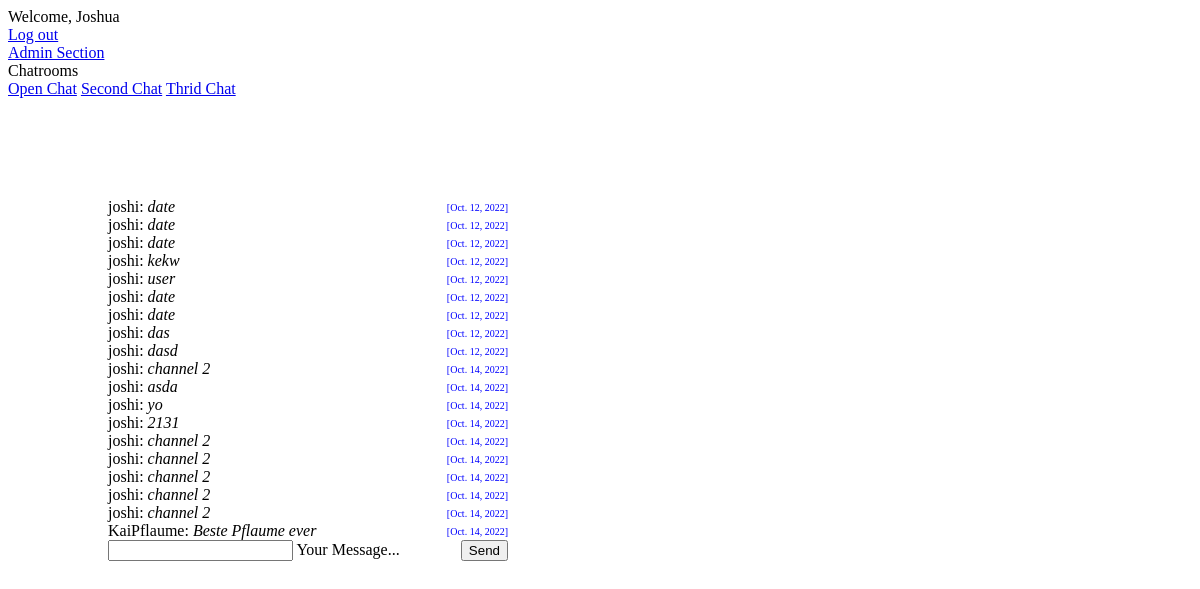
Page /chat/1/ (signed in) on the committed database.
### chat/models.py (models this page shows)
class Chat(models.Model):
  created_at = models.DateField(default=date.today)
  chat_name = models.CharField(max_length=20,default=None, blank=True, null=True)

class Message(models.Model):
  text = models.CharField(max_length=500)
  created_at = models.DateField(default=date.today)
  chat = models.ForeignKey(Chat, on_delete=models.CASCADE, related_name='chat_message_set', default=None, blank=True, null=True)
  author = models.ForeignKey(settings.AUTH_USER_MODEL, on_delete=models.CASCADE, related_name='author_message_set')
  receiver = models.ForeignKey(settings.AUTH_USER_MODEL, on_delete=models.CASCADE, related_name='receiver_message_set')

### chat/views.py (the view, shortened to what this page needs)
# urls.py: path('chat/<int:id>/', index_id),
@login_required(login_url='/login/')
def index_id(request, id):
    chat_messages = Message.objects.filter(chat__id=id or 1)
    all_chats = Chat.objects.all()
    return render(request, 'chat/index.html', {'messages': chat_messages,'channelId':id, 'chats':all_chats})           # templates/chat/index.html steht da quasi, da die views.py immer in nach templates folder sucht

### chat/templates/chat/index.html (shortened to what this page needs)
 {% extends "base.html" %} {% block content %} {% if request.user.is_authenticated %}
<div class="messages" id="messages">
    {% for message in messages %}
    <div class="message">
        <div> {{ message.author }}: <i> {{ message.text }} </i></div><span style="font-size: 10px; color: blue;">[{{ message.created_at }}]</span>
    </div>
    {% endfor %}
</div>
<form onsubmit="sendMessage(); return false;">
    <div class="sendInput">
        <div class="mdl-textfield mdl-js-textfield mdl-textfield--floating-label">
            <input class="mdl-textfield__input" name="textmessage" type="text" id="messageField">
            <label class="mdl-textfield__label" for="messageField">Your Message...</label>
        </div>
        <button class="mdl-button mdl-js-button mdl-button--raised mdl-js-ripple-effect mdl-button--accent">
        Send
      </button>
    </div>
</form>
{% endif %} {% endblock %}

### templates/base.html (shortened to what this page needs)
<!DOCTYPE html>
<html lang="en">
<head>
    {% load static %}
    <link rel="stylesheet" href="https://code.getmdl.io/1.3.0/material.indigo-pink.min.css">
    <link rel="stylesheet" href="{% static 'css/style.css'%}">
</head>
<body>
    <div class="mdl-layout mdl-js-layout mdl-layout--fixed-header">
        <header class="mdl-layout__header">
            <div class="mdl-layout__header-row">
                <span class="mdl-layout-title">{% if request.user.is_authenticated %}Welcome, {{ request.user.first_name}}
                    {% else %}
                        Welcome! Please log in {% endif %}
                </span>
                <div>
                    {% if request.user.is_authenticated%} <a href="/logout/">Log out</a> {% endif %}
                </div>
                <nav class="mdl-navigation mdl-layout--large-screen-only">
                    <a class="mdl-navigation__link" href="/admin/">Admin Section</a>
                </nav>
            </div>
        </header>
        <div class="mdl-layout__drawer">
            {% if request.user.is_authenticated %}
            <span class="mdl-layout-title">Chatrooms</span>
            <nav class="mdl-navigation">
                {% for chat in chats%}
                <a class="mdl-navigation__link" href="/chat/{{chat.id}}/">{{ chat.chat_name}}</a> {% endfor %}
            </nav>
            {% else %}
            <span class="mdl-layout-title">Chatrooms</span>
            <p style="color: red; padding: 0 25px;text-align:center;">Please log in to see all chatrooms!</p>
            {% endif %}
        </div>
        <main class="mdl-layout__content">
            <div class="page-content">
                {% block content %} {% endblock %}
            </div>
        </main>
    </div>
</body>
</html>

### static/css/style.css (style rules this page uses)
.page-content { padding: 100px 100px; }
.message { display: flex; justify-content: space-between; align-items: center; width: 400px; }
.sendInput { display: flex; align-items: center; justify-content: space-between; width: 400px; }

### rows in the picture
Chat: chat_name "Open Chat"
Chat: chat_name "Second Chat"
Chat: chat_name "Thrid Chat"
Message: author "joshi", text "date", created_at "Oct. 12, 2022"
Message: author "joshi", text "date", created_at "Oct. 12, 2022"
Message: author "joshi", text "date", created_at "Oct. 12, 2022"
Message: author "joshi", text "kekw", created_at "Oct. 12, 2022"
Message: author "joshi", text "user", created_at "Oct. 12, 2022"
Message: author "joshi", text "date", created_at "Oct. 12, 2022"
Message: author "joshi", text "date", created_at "Oct. 12, 2022"
Message: author "joshi", text "das", created_at "Oct. 12, 2022"
Message: author "joshi", text "dasd", created_at "Oct. 12, 2022"
Message: author "joshi", text "channel 2", created_at "Oct. 14, 2022"
Message: author "joshi", text "asda", created_at "Oct. 14, 2022"
Message: author "joshi", text "yo", created_at "Oct. 14, 2022"
Message: author "joshi", text "2131", created_at "Oct. 14, 2022"
Message: author "joshi", text "channel 2", created_at "Oct. 14, 2022"
Message: author "joshi", text "channel 2", created_at "Oct. 14, 2022"
Message: author "joshi", text "channel 2", created_at "Oct. 14, 2022"
Message: author "joshi", text "channel 2", created_at "Oct. 14, 2022"
Message: author "joshi", text "channel 2", created_at "Oct. 14, 2022"
Message: author "KaiPflaume", text "Beste Pflaume ever", created_at "Oct. 14, 2022"

### other values in the picture
{{ request.user.first_name }} "Joshua"
